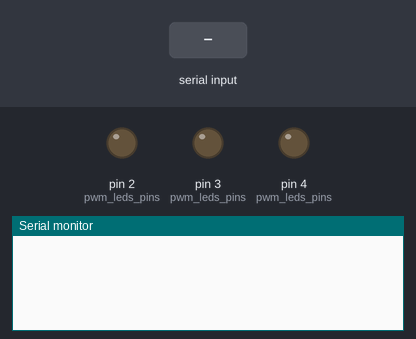
A sketch run on a simulated Arduino Uno, built with avr-gcc and run on an emulated ATmega328P. On the bench: output pins drawn as LEDs (lit = HIGH), the last lines printed to the serial monitor. The inputs (shaded band) are chosen by the test bench.

Above: at 1.2 s.
1.3 s: "90,45\n" received over Serial
At 2.3 s:
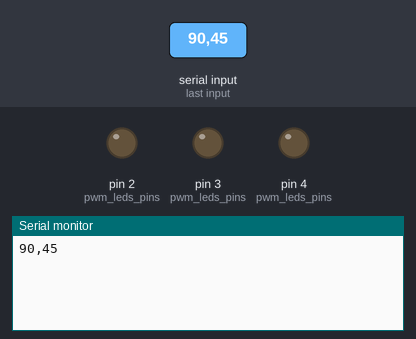
2.8 s: "5\n" received over Serial
At 3.5 s:
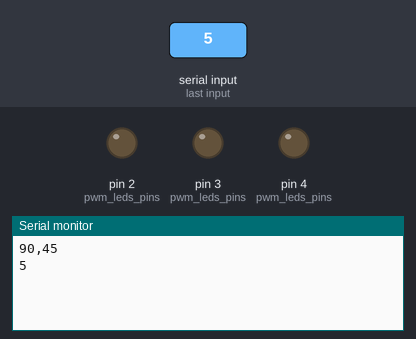

Measured:
- after the input at 1.3 s, the serial monitor: prints a new line at once (image 1)
- after the input at 2.8 s, the serial monitor: prints a new line at once (image 2)

The sketch:

Lisyq_Ambient_HW2_with_channel.ino
```cpp
#include "SoftPWM.h"

int pwm_leds_pins[][3] = {{2,3,4},{5,6,7},{8,9,10}};

int pin_count = 0;
const byte numChars = 1000;
char receivedChars[numChars];   // an array to store the received data

int channel = 0; //Zero Based 3 x channel
int channel_size = 3;//This code is designed to control 3 channel of rgb sets
boolean newData = false;


//commands structure is (channel,value)

// the setup routine runs once when you press reset:
void setup() {
  // initialize serial communication at 115200 bits per second:
  Serial.begin(115200);

    pin_count = sizeof(pwm_leds_pins)/sizeof(int);
  for(int pin = 0; pin < pin_count; pin++){
    pinMode(pwm_leds_pins[pin], OUTPUT);
    digitalWrite(pwm_leds_pins[pin], 0);
  }


  SoftPWMBegin();
  SoftPWMSetFadeTime(ALL, 0 ,0);


}


// the loop routine runs over and over again forever:
void loop() {

recvWithEndMarker();
    showNewData();

process_current();


      // delay in between reads for stability
}

void recvWithEndMarker() {
    static byte ndx = 0;
    char endMarker = '\n';
    char rc;

    while (Serial.available() > 0 && newData == false) {
        rc = Serial.read();

        //Should send out as soon as it arrives?
        Serial.print(rc);

        if (rc != endMarker) {
            receivedChars[ndx] = rc;
            ndx++;
            if (ndx >= numChars) {
                ndx = numChars - 1;
            }
        }
        else {
            receivedChars[ndx] = '\0'; // terminate the string
            ndx = 0;
            newData = true;
        }
    }
}

void showNewData() {
    if (newData == true) {
//        Serial.print("This just in ... ");
        //Serial.println(receivedChars);
        newData = false;
    }
}


void process_current(){

  for(int ix = 0; ix < channel_size; ix++){

            toggle_pins(ix);

  }
}


void toggle_pins(int p_num){
    //String data = getValue(receivedChars, ',', (channel_size * channel)+p_num);
    String chan = getValue(receivedChars, ',', 0);
    String value = getValue(receivedChars, ',', 1);
    int ch_sub = ((channel_size * channel)+p_num);

    if(ch_sub == chan.toInt()){

       set_leds(value,p_num);

    }


   delay(1);
   //delayMicroseconds(500);

}


void set_leds(String value, int chanel){
 //Serial.println("");

    for(int cls = 0; cls < channel_size;cls++){
    char hex_color[2] = {value.charAt(cls*2), value.charAt((cls*2)+1)};
    int color_num = strtoul(hex_color, NULL, 16);
    //analogWrite(pwm_leds_pins[cls], color_num);
    SoftPWMSet(pwm_leds_pins[chanel][cls], color_num);

    }

}


//String Functions

//Split and get the String at Sepcific Location of index
String getValue(String data, char separator, int index)
{
    int found = 0;
    int strIndex[] = { 0, -1 };
    int maxIndex = data.length() - 1;

    for (int i = 0; i <= maxIndex && found <= index; i++) {
        if (data.charAt(i) == separator || i == maxIndex) {
            found++;
            strIndex[0] = strIndex[1] + 1;
            strIndex[1] = (i == maxIndex) ? i+1 : i;
        }
    }
    return found > index ? data.substring(strIndex[0], strIndex[1]) : "";
}
```
